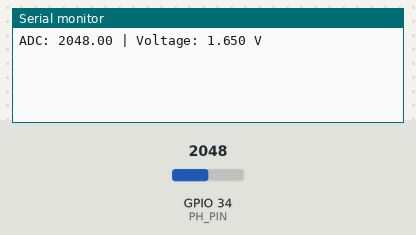
The sketch below on a simulated ESP32. On the bench: the last lines printed to the serial monitor. Inputs (shaded band) come from the test bench; at power-on: GPIO 34 (PH_PIN) = 2048 (analog values on the 0–4095 scale).

Above: at 1.2 s.
1.3 s: GPIO 34 (PH_PIN) set to 2866
At 2.6 s:
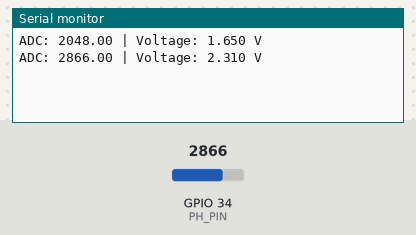
2.8 s: GPIO 34 (PH_PIN) set to 3603
At 4.2 s:
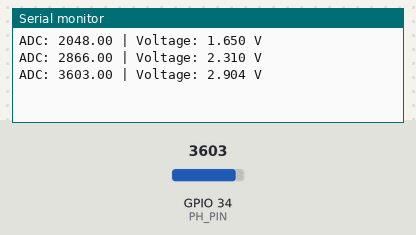
Timing chart, 0 to 5.8 s (numbered marks = the images above; inputs shaded):
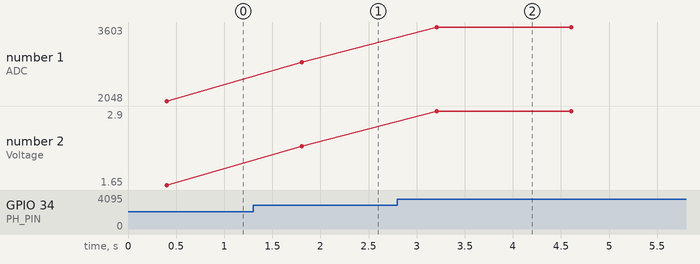

Measured:
- after the input at 1.3 s, the serial monitor: prints a new line after 0.50 s (image 1)
- after the input at 2.8 s, the serial monitor: prints a new line after 0.41 s (image 2)
- plotted number 1: 2048 → 2866 after the input at 1.3 s, 2866 → 3603 after the input at 2.8 s
- plotted number 2: 1.65 → 2.31 after the input at 1.3 s, 2.31 → 2.9 after the input at 2.8 s

The sketch:

ADC-PH.ino
```cpp
#define PH_PIN 34

const int numSamples = 20;

void setup() {
  Serial.begin(115200);
  analogReadResolution(12);
  analogSetAttenuation(ADC_11db);
}

void loop() {
  long totalADC = 0;

  // Membaca ADC sebanyak 20 kali
  for (int i = 0; i < numSamples; i++) {
    totalADC += analogRead(PH_PIN);
    delay(20);
  }

  float adc = totalADC / (float)numSamples;
  float voltage = adc * 3.3 / 4095.0;

  Serial.print("ADC: ");
  Serial.print(adc, 2);

  Serial.print(" | Voltage: ");
  Serial.print(voltage, 3);
  Serial.println(" V");

  delay(1000);
}
```
